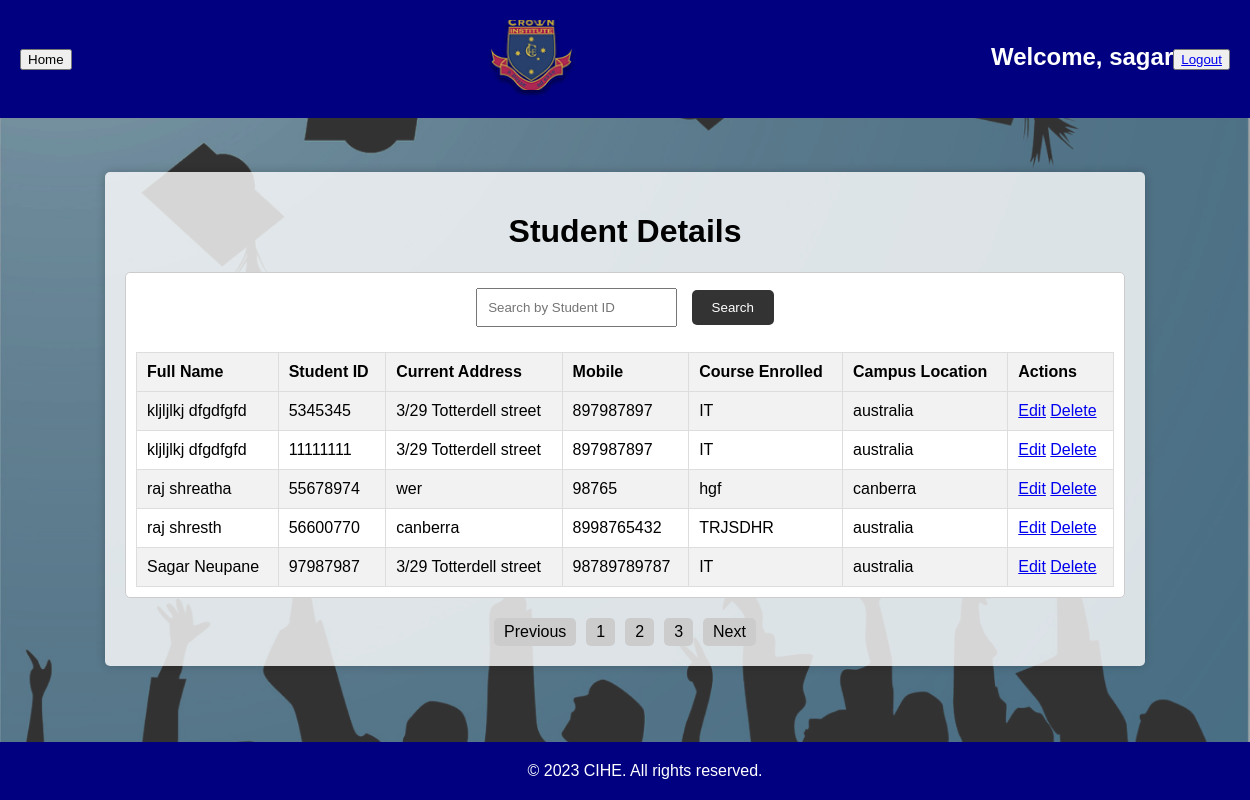
Page /finalproject/admin/view_student.php?page=2 (signed in) on the committed database.
### tables this page shows
CREATE TABLE `tbl_student` (
  `Title` varchar(255) DEFAULT NULL,
  `studentId` int(11) NOT NULL,
  `firstName` varchar(255) DEFAULT NULL,
  `LastName` varchar(255) DEFAULT NULL,
  `usiNo` varchar(255) DEFAULT NULL,
  `docType` varchar(255) DEFAULT NULL,
  `docNo` varchar(255) DEFAULT NULL,
  `issueDate` date DEFAULT NULL,
  `expiryDate` date DEFAULT NULL,
  `issueCountry` varchar(255) DEFAULT NULL,
  `currentAddress` varchar(255) DEFAULT NULL,
  `suburb` varchar(255) DEFAULT NULL,
  `state` varchar(255) DEFAULT NULL,
  `postCode` varchar(255) DEFAULT NULL,
  `email` varchar(255) DEFAULT NULL,
  `mobile` varchar(255) DEFAULT NULL,
  `emergencyContact` varchar(255) DEFAULT NULL,
  `relationship` varchar(255) DEFAULT NULL,
  `emergencyContactNo` varchar(255) DEFAULT NULL,
  `permanentAddress` varchar(255) DEFAULT NULL,
  `country` varchar(255) DEFAULT NULL,
  `countryCode` varchar(255) DEFAULT NULL,
  `qualifications` varchar(255) DEFAULT NULL,
  `otherQualification` varchar(255) DEFAULT NULL,
  `disability` varchar(255) DEFAULT NULL,
  `disabilityType` varchar(255) DEFAULT NULL,
  `medicalCondition` varchar(255) DEFAULT NULL,
  `employementStatus` varchar(255) DEFAULT NULL,
  `studyReasons` varchar(255) DEFAULT NULL,
  `campusLocation` varchar(255) DEFAULT NULL,
  `courseEnrolled` varchar(255) DEFAULT NULL,
  `q1` varchar(255) DEFAULT NULL,
  `q2` varchar(255) DEFAULT NULL,
  `q3` varchar(255) DEFAULT NULL,
  `q4` varchar(255) DEFAULT NULL,
  `q5` varchar(255) DEFAULT NULL,
  `q6` varchar(255) DEFAULT NULL,
  `studentDeclaration` varchar(255) DEFAULT NULL,
  `mediaPermission` varchar(255) DEFAULT NULL,
  `orientationChecklist` varchar(255) DEFAULT NULL,
  `agentName` varchar(255) DEFAULT NULL,
  `q1_1` varchar(255) DEFAULT NULL,
  `q1_2` varchar(255) DEFAULT NULL,
  `q1_3` varchar(255) DEFAULT NULL,
  `q1_4` varchar(255) DEFAULT NULL,
  `q1_5` varchar(255) DEFAULT NULL,
  `q1_6` varchar(255) DEFAULT NULL,
  `q1_7` varchar(255) DEFAULT NULL,
  `q1_8` varchar(255) DEFAULT NULL,
  `q1_9` varchar(255) DEFAULT NULL,
  `q10` varchar(255) DEFAULT NULL,
  `agentInfo` varchar(255) DEFAULT NULL,
  `service` varchar(255) DEFAULT NULL,
  `form_date` varchar(255) NOT NULL
);

### finalproject/admin/view_student.php (the view, shortened to what this page needs)
<?php
include '../db_config.php';
$currentPage = isset($_GET['page']) ? $_GET['page'] : 1;
$recordsPerPage = 5;
$offset = ($currentPage - 1) * $recordsPerPage;
$sqlCount = "SELECT COUNT(*) as total FROM tbl_student";
$resultCount = $conn->query($sqlCount);
$rowCount = $resultCount->fetch_assoc();
$totalRecords = $rowCount['total'];
$totalPages = ceil($totalRecords / $recordsPerPage);
$sql = "SELECT firstName, lastName, studentId, currentAddress, mobile, courseEnrolled, campusLocation FROM tbl_student LIMIT $offset, $recordsPerPage";
$result = $conn->query($sql);
if (isset($_POST['student_id']) && !empty($_POST['student_id'])) {
    $searchStudentId = $_POST['student_id'];
    $sql = "SELECT firstName, lastName, studentId, currentAddress, mobile, courseEnrolled, campusLocation FROM tbl_student WHERE studentId = ?";
    $stmt = $conn->prepare($sql);
    $stmt->bind_param("s", $searchStudentId);
    $stmt->execute();
    $result = $stmt->get_result();
} else {
    $sql = "SELECT firstName, lastName, studentId, currentAddress, mobile, courseEnrolled, campusLocation FROM tbl_student LIMIT $offset, $recordsPerPage";
    $result = $conn->query($sql);
}
?>
<!DOCTYPE html>
<html lang="en">
<head>
</head>
<body>
<div class="header">
    <div>
        <button class="home-button" onclick="goToHomePage()">Home</button>
    </div>
    <img src="logo/logo1.png" alt="Logo" class="logo">
    <br> <h1 class="welcome-message">Welcome, <?php echo $_SESSION['username']; ?></h1><br>
    <button class="logout-button-top" onclick="logout()"><a href="../student/logout.php">Logout</a></button>
</div>
<br><br><br>
<div class="content">
    <h1><center>Student Details</center></h1>
    <div class="student-request">
        <div class="search-container">
            <form method="post">
                <input type="text" name="student_id" placeholder="Search by Student ID">
                <input type="submit" value="Search">
            </form>
        </div>
        <?php
        if ($result->num_rows > 0) {
            echo "<table border='1'>";
            echo "<tr><th>Full Name</th><th>Student ID</th><th>Current Address</th><th>Mobile</th><th>Course Enrolled</th><th>Campus Location</th><th>Actions</th></tr>";
            while ($row = $result->fetch_assoc()) {
                echo "<tr>";
                echo "<td>" . $row["firstName"] . " " . $row["lastName"] . "</td>";
                echo "<td>" . $row["studentId"] . "</td>";
                echo "<td>" . $row["currentAddress"] . "</td>";
                echo "<td>" . $row["mobile"] . "</td>";
                echo "<td>" . $row["courseEnrolled"] . "</td>";
                echo "<td>" . $row["campusLocation"] . "</td>";
                echo "<td> <a href='edit_student.php?id=" . $row["studentId"] . "'>Edit</a>
                           <a href='del_student.php?id=" . $row["studentId"] . "' onclick='return confirmDelete();'>Delete</a></td>";
                echo "</tr>";
            }
            echo "</table>";
        } else {
            echo "No data found.";
        }
        ?>
    </div>
    <div style="text-align: center;" class="pagination">
        <?php
        if ($currentPage > 1) {
            echo "<a href='view_student.php?page=" . ($currentPage - 1) . "'>Previous</a>";
        }
        for ($i = 1; $i <= $totalPages; $i++) {
            echo "<a href='view_student.php?page=" . $i . "'>" . $i . "</a>";
        }
        if ($currentPage < $totalPages) {
            echo "<a href='view_student.php?page=" . ($currentPage + 1) . "'>Next</a>";
        }
        ?>
    </div>
</div>
<div class="footer">
    &copy; 2023 CIHE. All rights reserved.
</div>
</body>
</html>

### finalproject/admin/view_student.php (style rules this page uses)
body { font-family: Arial, sans-serif; background-color: #f2f2f2; margin: 0; padding: 0; background-image: url('logo/background.png'); background-size: cover; }
.header { background-color: navy; color: #fff; text-align: center; display: flex; justify-content: space-between; align-items: center; padding: 20px; }
.logo { max-width: 100px; margin: 0 auto; }
.content { max-width: 80%; margin: 0 auto; padding: 20px; background-color: rgba(255, 255, 255, 0.8); box-shadow: 0px 0px 10px rgba(0, 0, 0, 0.2); border-radius: 5px; }
.welcome-message { font-size: 24px; margin-bottom: 20px; }
.student-request { border: 1px solid #ccc; border-radius: 5px; padding: 10px; margin-bottom: 20px; background-color: #fff; }
.footer { background-color: navy; color: #fff; padding: 20px; text-align: center; position: absolute; width: 100%; bottom: 0; }
table { border-collapse: collapse; width: 100%; margin-top: 20px; }
table, th, td { border: 1px solid #ddd; }
th, td { padding: 10px; text-align: left; }
th { background-color: #f2f2f2; }
tr:nth-child(even) { background-color: #f2f2f2; }
.pagination a { display: inline-block; padding: 5px 10px; margin: 0 5px; background-color: #ccc; color: #000; text-decoration: none; border-radius: 5px; }
.search-container { text-align: center; margin-bottom: 20px; }
.search-container input[type="text"] { padding: 10px; margin: 5px; }
.search-container input[type="submit"] { padding: 10px 20px; margin: 5px; background-color: #333; color: #fff; border: none; border-radius: 5px; cursor: pointer; }

### rows in the picture
tbl_student: firstName "kljljlkj", LastName "dfgdfgfd", studentId "5345345", currentAddress "3/29 Totterdell street", mobile "897987897", courseEnrolled "IT", campusLocation "australia"
tbl_student: firstName "kljljlkj", LastName "dfgdfgfd", studentId "11111111", currentAddress "3/29 Totterdell street", mobile "897987897", courseEnrolled "IT", campusLocation "australia"
tbl_student: firstName "raj", LastName "shreatha", studentId "55678974", currentAddress "wer", mobile "98765", courseEnrolled "hgf", campusLocation "canberra"
tbl_student: firstName "raj", LastName "shresth", studentId "56600770", currentAddress "canberra", mobile "8998765432", courseEnrolled "TRJSDHR", campusLocation "australia"
tbl_student: firstName "Sagar", LastName "Neupane", studentId "97987987", currentAddress "3/29 Totterdell street", mobile "98789789787", courseEnrolled "IT", campusLocation "australia"

### other values in the picture
$_SESSION['username'] "sagar"
